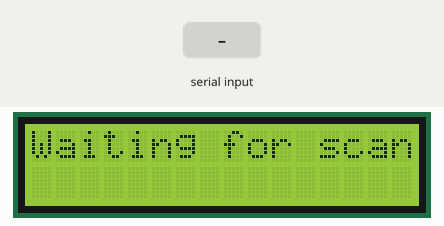
Bench run of a sketch on a simulated ESP32. On the bench: 16×2 character LCD. The test bench sets the inputs (shaded band). What the sketch prints to the serial monitor is not drawn.

Above: at 1.2 s.
1.3 s: "1" received over the second serial link
At 3.5 s:
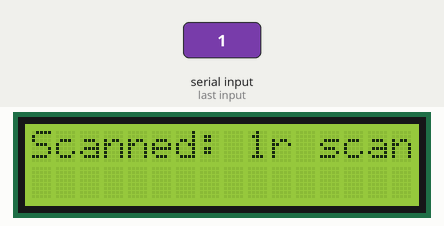
3.8 s: "0" received over the second serial link
At 5.5 s:
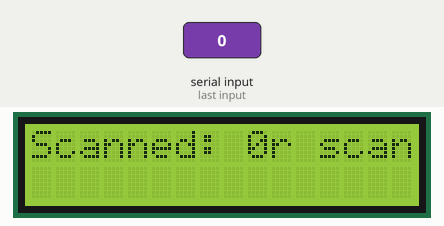
6.3 s: "2" received over the second serial link
At 8.6 s:
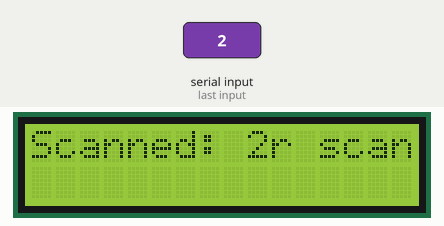
Timing chart, 0 to 10.1 s (numbered marks = the images above; inputs shaded):
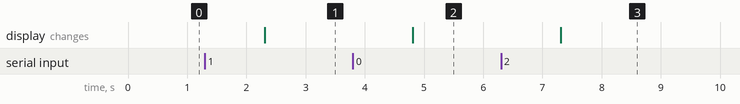

The sketch:

testBarcode.ino
```cpp
#include "HardwareSerial.h"
#include <LiquidCrystal_I2C.h>

// Create a HardwareSerial object for GM66
HardwareSerial GM66Serial(2);

// Create a LiquidCrystal_I2C object for the LCD
LiquidCrystal_I2C lcd(0x27, 16, 2);

void setup() {
  // Initialize serial monitor
  Serial.begin(115200);

  // Initialize GM66 serial communication
  // GM66Serial.begin(baud, protocol, RX pin, TX pin)
  GM66Serial.begin(9600, SERIAL_8N1, 16, 17);

  Serial.println("GM66 Barcode Scanner Ready");
  Serial.println("Waiting for scans...");

  // Initialize LCD
  lcd.init();
  lcd.clear();
  lcd.backlight();
  lcd.print("Waiting for scans...");
}

void loop() {
  // Check if data is available from GM66
  while (GM66Serial.available()) {
    String barcode = GM66Serial.readString();
    //Serial.println(barcode);
    processBarcode(barcode);
  }
}

void processBarcode(String code) {
  // Add your barcode processing logic here
  Serial.println("Processing: " + code);
  // lcd.clear();
  lcd.setCursor(0, 0);

  lcd.print("Scanned: " + code);
  // Example: Send to web server, save to SD card, etc.
}
```

Measured:
- after the input at 1.3 s, the display: changes after 1.0 s (image 1)
- after the input at 3.8 s, the display: changes after 1.0 s (image 2)
- after the input at 6.3 s, the display: changes after 1.0 s (image 3)
